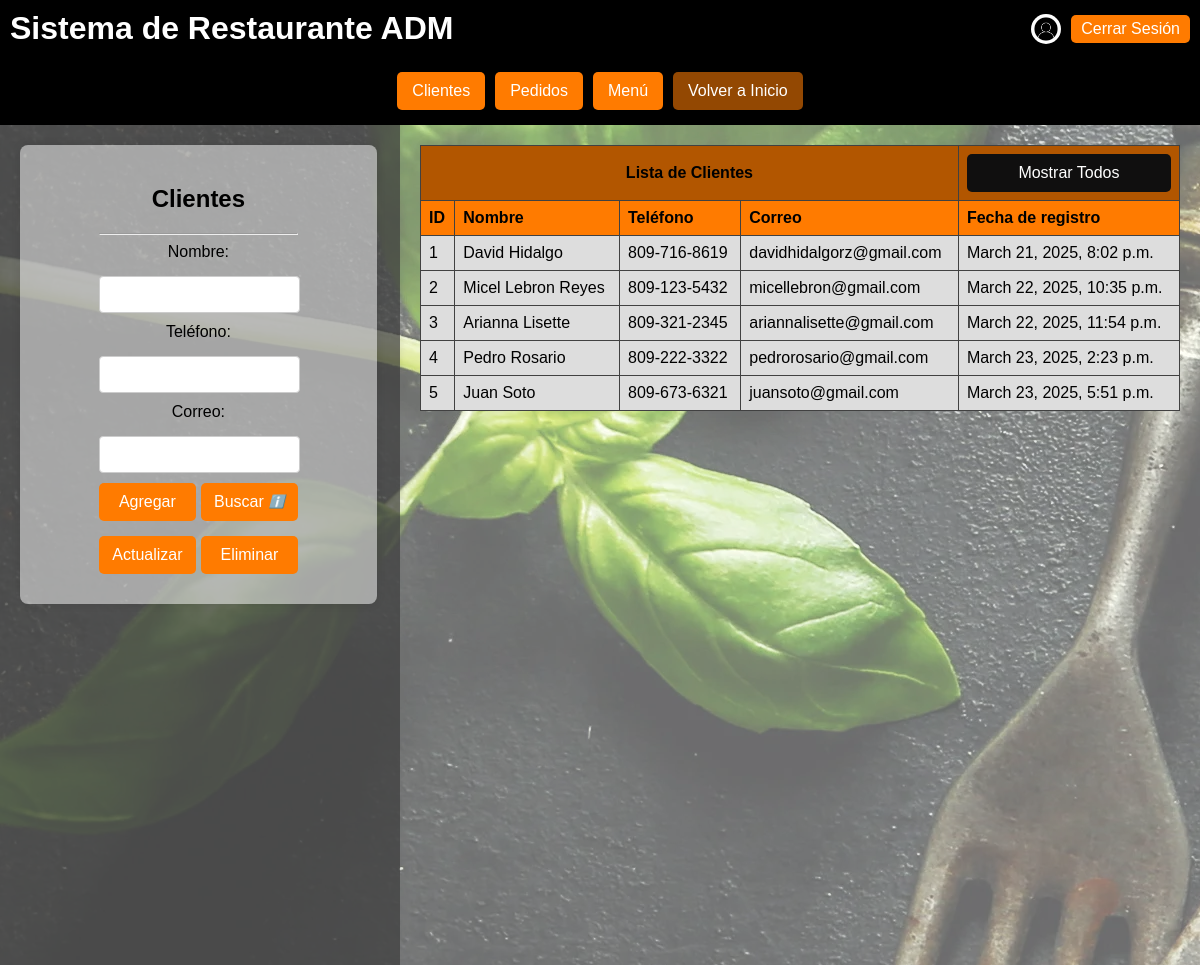
/home/client/ (signed in), run on the app's committed database.
### Web_Restaurante/models.py (models this page shows, shortened)
class Cliente(models.Model):
    nombre = models.CharField(max_length=100)
    telefono = models.CharField(max_length=15)
    correo = models.EmailField()
    fecha_registro = models.DateTimeField(auto_now_add=True)  # Fecha y hora de creación

### Web_Restaurante/views.py (the view)
# urls.py: path('home/client/', views.cliente_view, name='client'),
@login_required
@cache_control(no_cache=True, must_revalidate=True, no_store=True)
def cliente_view(request):
    buscar_form = BuscarClienteForm(request.GET)
    clientes = Cliente.objects.all()
    form= ClienteForm()
    if request.method == 'POST':
        if 'actualizar' in request.POST:
            cliente_id = request.POST.get('cliente_id')
            if cliente_id:
                cliente = get_object_or_404(Cliente, pk=cliente_id)
                form = ClienteForm(request.POST, instance=cliente)
                if form.is_valid():
                    form.save()
                    return redirect('client')
        elif 'eliminar' in request.POST:
            cliente_id = request.POST.get('cliente_id')
            if cliente_id:
                cliente = get_object_or_404(Cliente, pk=cliente_id)
                cliente.delete()
                return redirect('client')
        elif 'buscar' in request.POST:
            nombre = request.POST.get('nombre')
            if nombre:
                clientes = clientes.filter(nombre__icontains=nombre)
        else:
            form = ClienteForm(request.POST)
            if form.is_valid():
                form.save()
                return redirect('client')
    else:
        form = ClienteForm()
    if buscar_form.is_valid():
        nombre = buscar_form.cleaned_data['nombre']
        if nombre:
            clientes = clientes.filter(nombre__icontains=nombre)
    return render(request, 'client.html', {'form': form, 'buscar_form': buscar_form, 'clientes': clientes})

### Web_Restaurante/forms.py
class ClienteForm(forms.ModelForm):
    class Meta:
        model = Cliente
        fields = ['nombre', 'telefono', 'correo']

class BuscarClienteForm(forms.Form):
    nombre = forms.CharField(max_length=100, required=False)

### Web_Restaurante/templates/client.html (shortened to what this page needs)
{% extends 'home.html' %}
{% load static %}
{% block btn-header-content %}<a href="{% url 'home' %}" class="btn-inicio">Volver a Inicio</a>{% endblock %}
{% block content %}
    <div class="sidebar">
        <div class="form-container">
            {% block sidebar_content %}
                <div class="client-content">
                    <h2>Clientes</h2>
                    <hr>
                    <form method="post" id="client-form">
                        <label for="name_client">Nombre:</label>
                        <input type="text" name="nombre" id="name_client">
                        <label for="tel_client">Teléfono:</label>
                        <input type="text" name="telefono" id="tel_client">
                        <label for="email_client">Correo:</label>
                        <input type="email" name="correo" id="email_client">
                        <ul class="sidebar-btn-list">
                            <li><button type="submit" class="btn-sidebar" name="agregar">Agregar</button></li>
                            <li>
                                <button type="submit" class="btn-sidebar" name="buscar">
                                    Buscar
                                    <span class="tooltip">
                                        <i class="info-icon">ℹ️</i>
                                    </span>
                                </button>
                            </li>
                            <li><button type="submit" class="btn-sidebar" name="actualizar">Actualizar</button></li>
                            <li><button type="submit" class="btn-sidebar" name="eliminar">Eliminar</button></li>
                        </ul>
                    </form>
                </div>
            {% endblock %}
        </div>
    </div>
    <div class="content">
        {% block table_content %}
            <table class="clients-table">
                <thead>
                    <tr>
                        <th colspan="4" style="text-align: center; background-color: #b25600;">Lista de Clientes</th>
                        <th style="background-color: #b25600;"><button type="button" id="show-all-clients" class="btn-show-all btn-table">Mostrar Todos</button></th>
                    </tr>
                    <tr>
                        <th>ID</th>
                        <th>Nombre</th>
                        <th>Teléfono</th>
                        <th>Correo</th>
                        <th>Fecha de registro</th>
                    </tr>
                </thead>
                <tbody>
                    {% for cliente in clientes %}
                    <tr onclick="fillForm('{{ cliente.id }}', '{{ cliente.nombre }}', '{{ cliente.telefono }}', '{{ cliente.correo }}')">
                        <td>{{ cliente.id }}</td>
                        <td>{{ cliente.nombre }}</td>
                        <td>{{ cliente.telefono }}</td>
                        <td>{{ cliente.correo }}</td>
                        <td>{{ cliente.fecha_registro }}</td>
                    </tr>
                    {% endfor %}
                </tbody>
            </table>
        {% endblock %}
    </div>
{% endblock %}

### Web_Restaurante/static/css/base_style.css (style rules this page uses)
body { margin: 0; font-family: sans-serif; background-image: url('../images/background.webp'); background-size: auto; background-color: #000000; background-repeat: no-repeat; height: 100vh; }
.btn-inicio { background-color: #934802; color: white; padding: 10px 15px; margin: 5px; border-radius: 5px; text-decoration: none; font-size: 16px; cursor: pointer; display: flex; align-items: center; }

### Web_Restaurante/static/css/sidebar_style.css (style rules this page uses)
.sidebar { width: 360px; max-width: 360px; background-color: #585858d5; padding: 20px; box-shadow: 2px 0 5px rgba(0, 0, 0, 0.1); display: flex; flex-direction: column; height: 100vh }
.form-container { background-color: #ffffff80; padding: 20px; border-radius: 8px; box-shadow: 0 0 10px rgba(0, 0, 0, 0.1); width: 88%; max-width: 88%; text-align: center; display: flex; flex-direction: column; align-items: center; position: sticky; top: 0; }
label { display: block; margin-bottom: 5px; }
.form-container input[type="text"], .form-container input[type="email"], .form-container input[type="tel"], .form-container select[id="genero"], .form-container select[id="plato"], .form-container select[id="order_cliente"], .form-container select[id="order_estado"], .form-container input[type="number"], .form-container input[type="date"] { width: 90%; padding: 10px; margin: 10px 0; border: 1px solid #ccc; border-radius: 4px; }
.sidebar-btn-list { display: grid; grid-template-columns: repeat(2, 1fr); gap: 5px; width: 100%; padding: 0; margin: 10px 0; }
.sidebar-btn-list li { width: 100%; margin: 0; }
.sidebar ul { list-style: none; padding: 0; margin: 0; }
.sidebar li { margin-bottom: 10px; }
.btn-sidebar { background-color: #ff7b00; color: white; font-size: 16px; width: 100%; border: none; padding: 10px; margin: 0; border-radius: 5px; cursor: pointer; font-size: 16px; display: flex; align-items: center; justify-content: center; }
.content { flex-grow: 1; background-color: #ffffff6a; min-height: 100vh; overflow-y: auto; padding: 20px; display: flex; flex-direction: column; }
.btn-table { background-color: #100f0f; color: white; font-size: 16px; width: 100%; border: none; padding: 10px; margin: 0; border-radius: 5px; cursor: pointer; font-size: 16px; display: flex; align-items: center; justify-content: center; }
.clients-table, .menu-table { width: 100%; border-collapse: collapse; background-color: #ffffff; }
.clients-table th, .clients-table td, .menu-table th, .menu-table td { border: 1px solid #414141; padding: 8px; text-align: left; }
.clients-table th, .menu-table th { background-color: #ff7b00; color: black; }
.clients-table tr, .menu-table tr:nth-child(even) { background-color: #989696; }
.clients-table tr, .menu-table tr:hover { background-color: #ddd; }
.tooltip { position: relative; display: inline-block; margin-left: 5px; }
.info-icon { font-size: 0.8em; margin-left: 0px; cursor: pointer; color: #28492b; }
.btn-sidebar .tooltip { display: inline-flex; align-items: center; }

### data on the page
Cliente: id "1", nombre "David Hidalgo", telefono "809-716-8619", correo "davidhidalgorz@gmail.com", fecha_registro "March 21, 2025, 8:02 p.m."
Cliente: id "2", nombre "Micel Lebron Reyes", telefono "809-123-5432", correo "micellebron@gmail.com", fecha_registro "March 22, 2025, 10:35 p.m."
Cliente: id "3", nombre "Arianna Lisette", telefono "809-321-2345", correo "ariannalisette@gmail.com", fecha_registro "March 22, 2025, 11:54 p.m."
Cliente: id "4", nombre "Pedro Rosario", telefono "809-222-3322", correo "pedrorosario@gmail.com", fecha_registro "March 23, 2025, 2:23 p.m."
Cliente: id "5", nombre "Juan Soto", telefono "809-673-6321", correo "juansoto@gmail.com", fecha_registro "March 23, 2025, 5:51 p.m."
